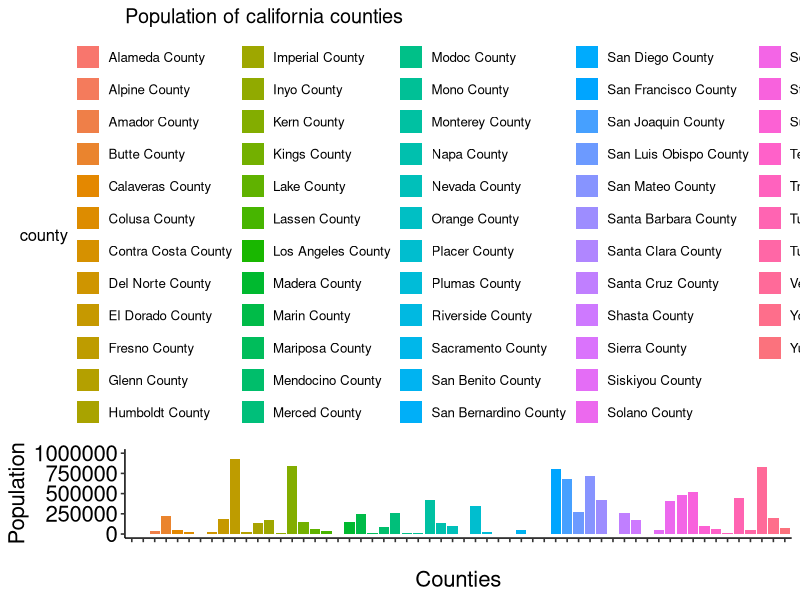
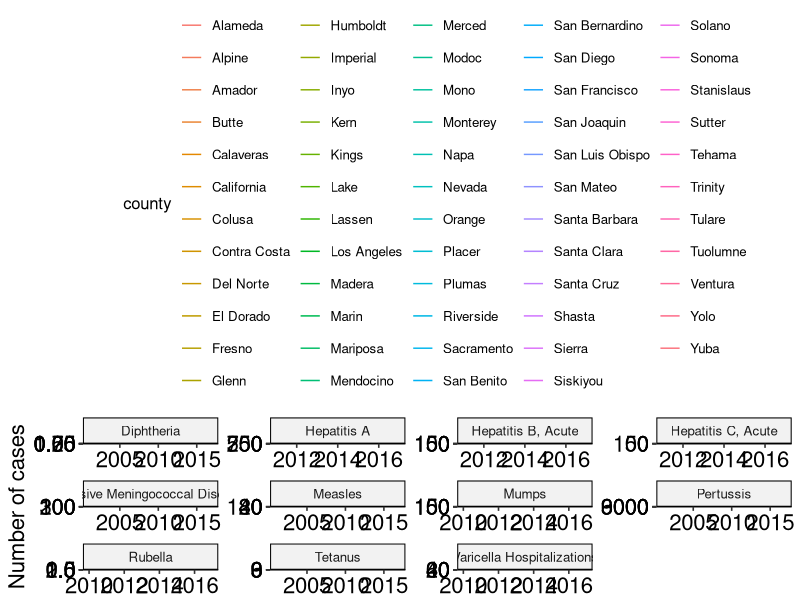
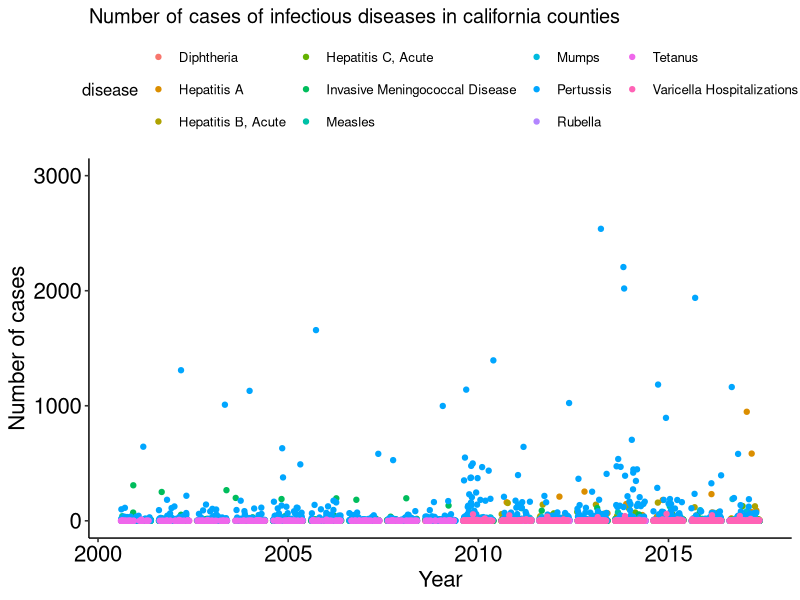
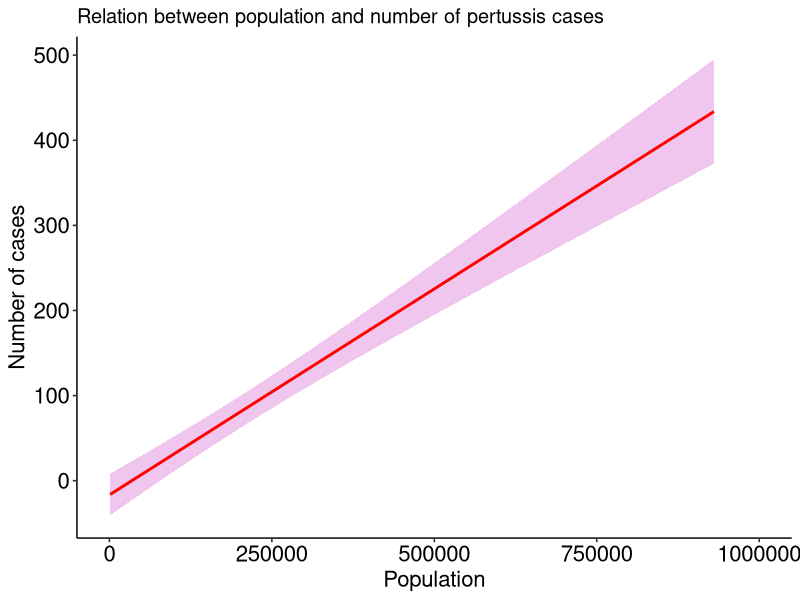
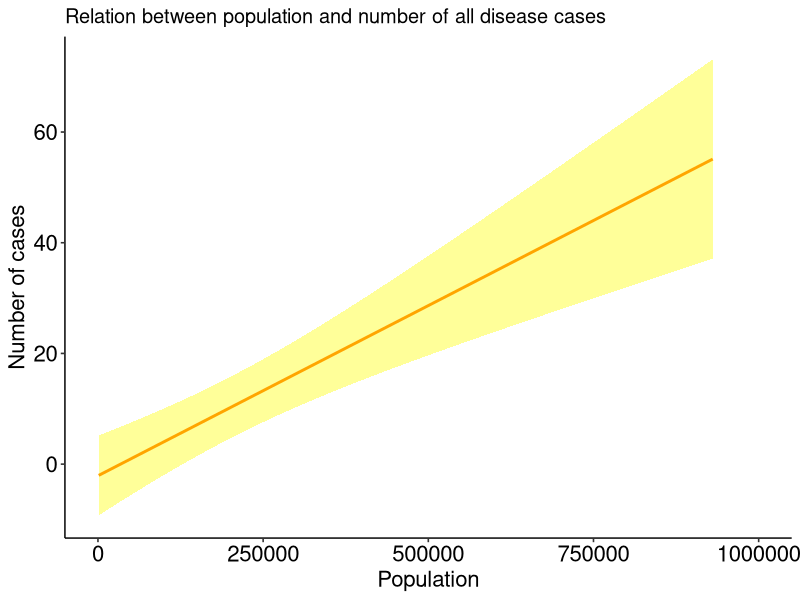
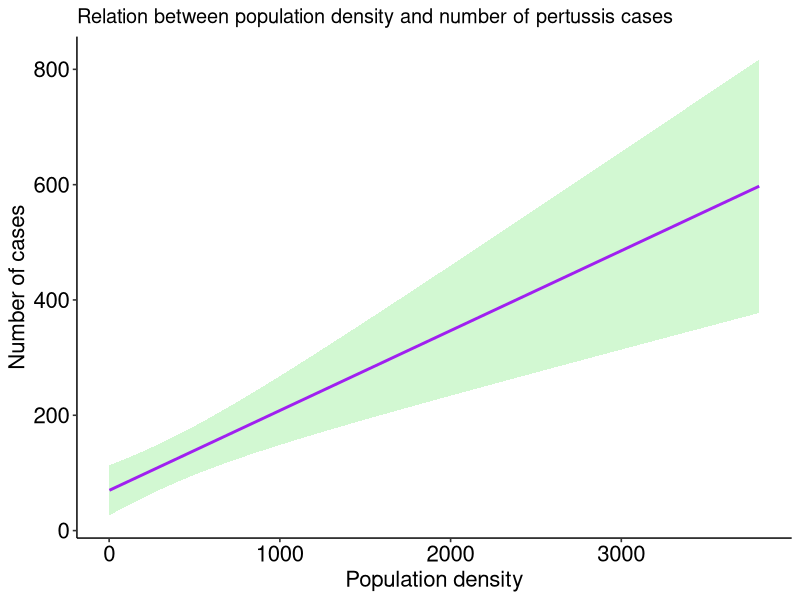
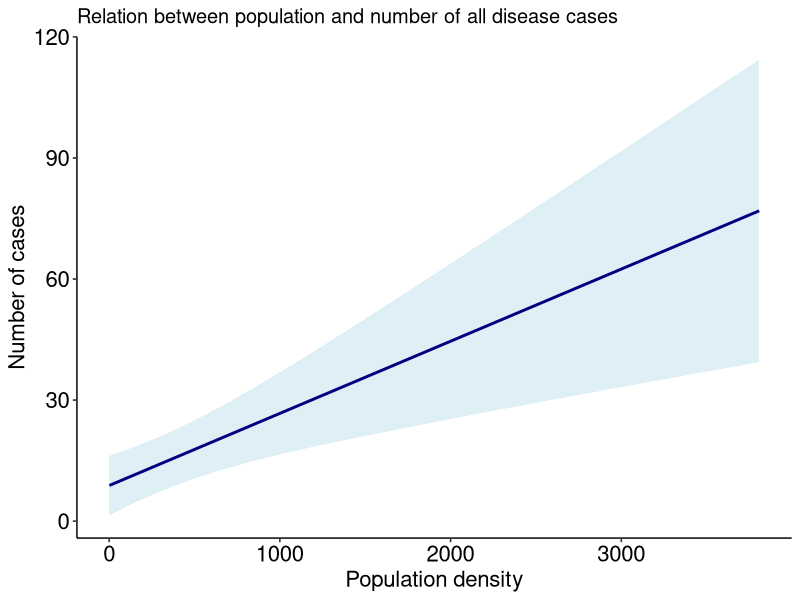

The R script that drew these images, in order:
##librairies needed
library(dplyr)
library(tidyverse)
library(ggplot2)
library(ggpubr)
###
cenus<- read.csv("DEC_10_SF1_GCTPH1.ST05_with_ann.csv",header=T)
head(cenus)
colnames(cenus)<- c("ID","ID2","Geog","Geoid1","Geoid2","Geographicarea",
                    "county","Population","Housing units","totalarea","waterarea",
                    "leandarea","popdens","housedens")

##
ggplot(cenus)+
  geom_col(aes(county,Population, fill=county))+
  ylim(0,1000000)+
  ggpubr::theme_pubr()+
  xlab("Counties")+
  ylab("Population")+
  theme(axis.text.x = element_text(size=16,hjust=45))+
  theme(axis.title.x = element_text(size=16))+
  theme(axis.text.y = element_text(size=16))+
  theme(axis.title.y = element_text(size=16))+
  labs(title = "Population of california counties")
######
############
dis<- read.csv("izb_odp_final_03262019.csv")
head(dis)
dis2<- dis %>% 
  spread(year,count)
head(dis2)    
ggplot(dis)+
  geom_line(aes(year,count, col=county))+
  facet_wrap(~disease,scales = "free")+
  ggpubr::theme_pubr()+
  xlab("Disease")+
  ylab("Number of cases")+
  theme(axis.text.x = element_text(size=16))+
  theme(axis.title.x = element_text(size=16))+
  theme(axis.text.y = element_text(size=16))+
  theme(axis.title.y = element_text(size=16))+
  labs(title = "Number of cases of infectious diseases in california counties")
  ###########
ggplot(dis)+
  geom_jitter(aes(year,count,col=disease))+
  ylim(0,3000)+
  ggpubr::theme_pubr()+
  xlab("Year")+
  ylab("Number of cases")+
  theme(axis.text.x = element_text(size=16))+
  theme(axis.title.x = element_text(size=16))+
  theme(axis.text.y = element_text(size=16))+
  theme(axis.title.y = element_text(size=16))+
  labs(title = "Number of cases of infectious diseases in california counties")
  
###################
#split the data for county from census
head(cenus)
census<- cenus %>% 
  na.omit() %>% 
  separate("county",into=c("county","just "))
head(census)
tail(census)
tail(dis)
##merge by county
dem.dis<- full_join(census,dis,by="county")
head(dem.dis)
tail(dem.dis)
??tidyr::separate
colnames(cenus)
de.dis.2010<-dem.dis %>% 
  filter(year==2010) %>% 
  select(county,year,Population,disease,count,popdens) %>% 
  group_by(disease) %>% 
  summarise(n=sum(count))
  #spread(disease,count) %>% 
tail(de.dis.2010)
head(de.dis.2010)

###does the cases depend on the population
dem.dis2<-dem.dis %>% filter(year==2010) %>% group_by(disease) %>% 
  select(county,disease,Population,count,popdens)
###pertusis
de.dis.2010.per<-dem.dis %>% 
  filter(year==2010) %>% 
  select(county,year,Population,disease,count,popdens) %>% 
 filter(disease== "Pertussis")

dem.dis.2010.per<- as.data.frame(de.dis.2010.per)
m1<-glm(count~county,data=dem.dis.2010.per)
m2<-glm(count~Population,data=dem.dis.2010.per)
m3<-glm(count~county+Population,data=dem.dis.2010.per)
m4<-glm(count~popdens,data=dem.dis.2010.per)
### relation between population and cases of pertusis
ggplot(de.dis.2010.per, aes(Population,count)) +
  geom_smooth(method=lm, forumla =count~Population,se=T,col="red",fill="orchid")+
  xlim(0,1000000)+
  ggpubr::theme_pubr()+
  xlab("Population")+
  ylab("Number of cases")+
  theme(axis.text.x = element_text(size=16))+
  theme(axis.title.x = element_text(size=16))+
  theme(axis.text.y = element_text(size=16))+
  theme(axis.title.y = element_text(size=16))+
  labs(title="Relation between population and number of pertussis cases ")
### relation between population and cases of all diseases
ggplot(dem.dis2, aes(Population,count)) +
  geom_smooth(method=lm, forumla =count~Population,se=T,col="orange",fill="yellow")+
  xlim(0,1000000)+
  ggpubr::theme_pubr()+
  xlab("Population")+
  ylab("Number of cases")+
  theme(axis.text.x = element_text(size=16))+
  theme(axis.title.x = element_text(size=16))+
  theme(axis.text.y = element_text(size=16))+
  theme(axis.title.y = element_text(size=16))+
  labs(title="Relation between population and number of all disease cases ")
##############3
###################densiyt
### relation between population and cases of pertusis
ggplot(de.dis.2010.per, aes(popdens,count)) +
  geom_smooth(method=lm, forumla =count~popdens,se=T,col="purple",fill="light green")+
  #xlim(0,1000000)+
  ggpubr::theme_pubr()+
  xlab("Population density")+
  ylab("Number of cases")+
  theme(axis.text.x = element_text(size=16))+
  theme(axis.title.x = element_text(size=16))+
  theme(axis.text.y = element_text(size=16))+
  theme(axis.title.y = element_text(size=16))+
  labs(title="Relation between population density and number of pertussis cases ")
### relation between population and cases of all diseases
ggplot(dem.dis2, aes(popdens,count)) +
  geom_smooth(method=lm, forumla =count~podens,se=T,col="navy blue",fill="ligh tblue")+
  #xlim(0,1000000)+
  ggpubr::theme_pubr()+
  xlab("Population density")+
  ylab("Number of cases")+
  theme(axis.text.x = element_text(size=16))+
  theme(axis.title.x = element_text(size=16))+
  theme(axis.text.y = element_text(size=16))+
  theme(axis.title.y = element_text(size=16))+
  labs(title="Relation between population and number of all disease cases ")

